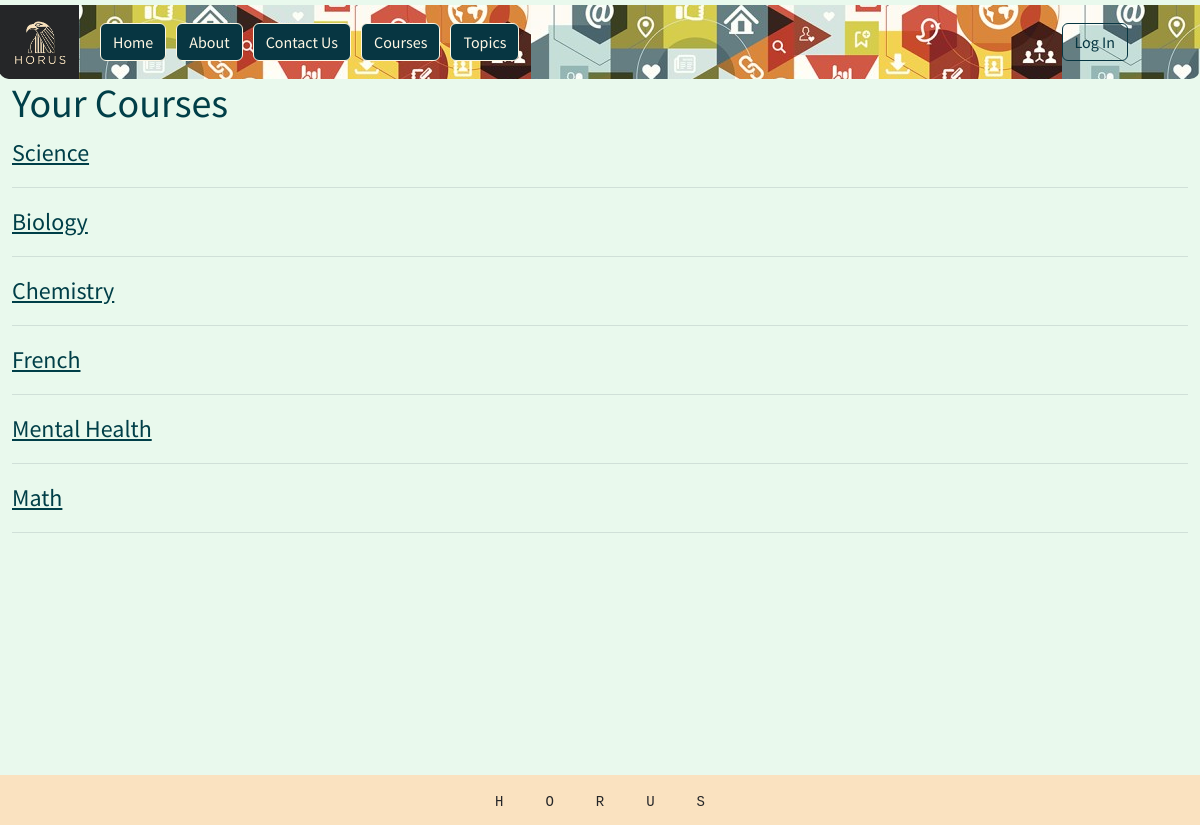
The page /courses/list_course/ on the database its author committed.
### courses/models.py (models this page shows, shortened)
class Course(models.Model):
    course= models.CharField(max_length=128)
    students = models.ManyToManyField(User, related_name="assigned_courses", blank=True, null=True)

### courses/views.py (the view)
# urls.py: path("list_course/", CourseListView.as_view(), name="list_course"),
class CourseListView(ListView):
    template_name = "courses/list_course.html"
    model = Course
    def get_queryset(self):
        return super().get_queryset().prefetch_related('lectures')

### templates/courses/list_course.html (shortened to what this page needs)
{% extends 'base.html' %}
{% load static %}
{% block css %}
<link rel="stylesheet" href="{% static 'css/courses.css' %}">
{% endblock css %}
{% block content %}
<div class="list-courses">
    <div class="head">
        <h1>Your Courses</h1>
    </div>
    {% for course in course_list %}
    <div class="course-list">
        <a class="courses1" href="{% url 'detail_course' course.id %}">{{course.course}}</a>
        <hr>
    </div>
    {% endfor %}
</div>
{% endblock content %}

### static/css/base.css (style rules this page uses)
:root { --primary-color-1: rgb(110, 197, 183); --primary-color-2: rgb(31, 187, 161); --secondary-color-1: rgba(153, 227, 171, 0.208); --secondary-color-2: rgba(0, 0, 0, 0.605); --text-color-1: rgb(175, 242, 239); --text-color-2: rgb(31, 187, 161); --text-color-3: rgba(0, 139, 139, 0.959); --text-color-4: rgb(44, 45, 45); --text-color-5: rgba(0, 62, 72, 0.729); --text-color-6: rgb(0, 63, 72); --bk-color-1: rgb(37, 38, 40); --bk-color-2: rgb(250, 226, 192); --bk-color-3: rgb(224, 197, 219); }
html, body { padding: 0; margin: 0; min-height: 100vh; }
body { background-color: var(--secondary-color-1); }

### static/css/courses.css (style rules this page uses)
h1 { color: var(--text-color-6); }
.courses1 { margin-left: auto; margin-right: auto; color: rgb(0, 63, 72); font-size: x-large; }

### rows shown on the page
Course: course "Science"
Course: course "Biology"
Course: course "Chemistry"
Course: course "French"
Course: course "Mental Health"
Course: course "Math"
